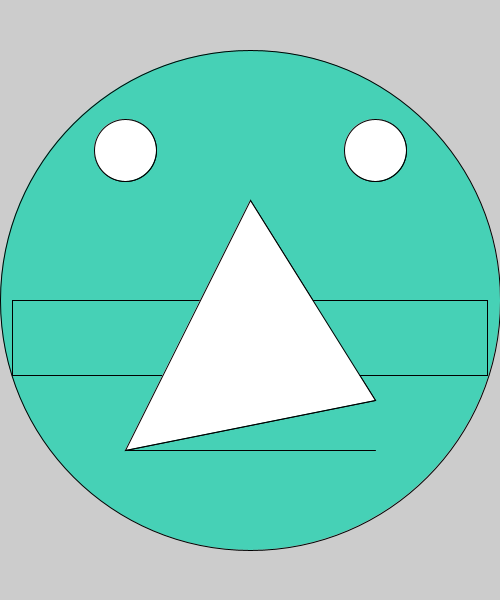
Frame 1 (no input)
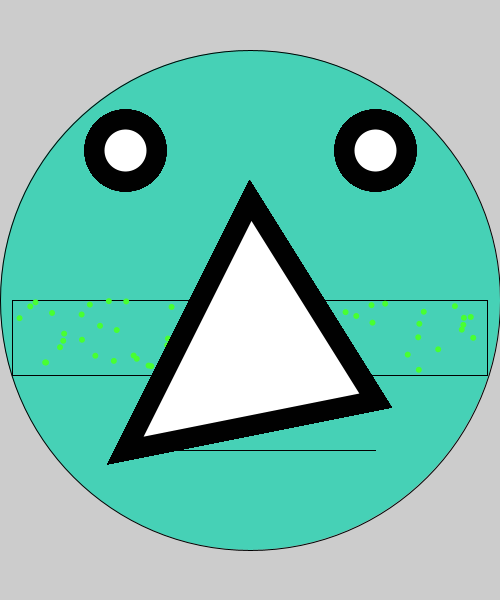
Frame 60 (the mouse pressed at the canvas centre just before this capture)
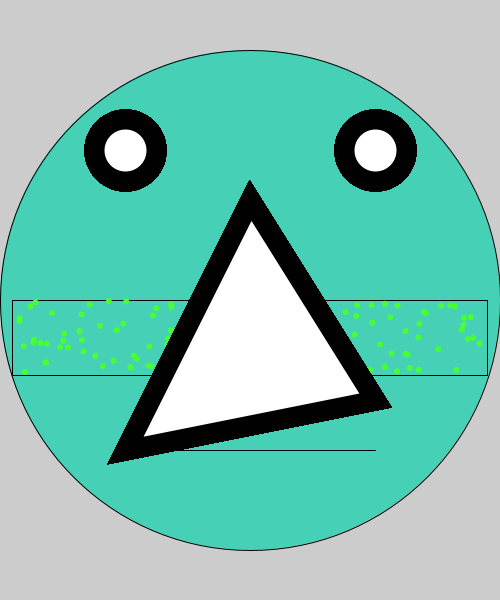
Frame 120 (the mouse held since frame 60 and released just before this capture)

The Processing sketch that drew these frames (run headless with seeded random() and noise(); from frame 60 on, the mouse is pressed at the canvas centre):

// Processing sketch: Happy_Face
// ── Happy_Face.pde
//Global Variables
color blue = #46D1B6;
color green = #48FF31;
int faceX = width/2;
int faceY= height/2;
int leftEyeX= width/4;
int leftEyeY  = height/4;
int rightEyeX = width*3/4;
int rightEyeY = height/4;
int eyeDiameter= width/8;
float measlesX, measlesY, measlesDiameter;

void setup() {
  fill(blue);
  size(500, 600); 
  faceX = width/2;
  faceY= height/2;
  leftEyeX= width/4;
  leftEyeY  = height/4;
  rightEyeX = width*3/4;
  rightEyeY = height/4;
  eyeDiameter= width/8;
  measlesDiameter = width*1/75;


  ellipse (faceX, faceY, width, width);//face
  ellipse (leftEyeX, leftEyeY, eyeDiameter, eyeDiameter);//lefteye
  ellipse (rightEyeX, rightEyeY, eyeDiameter, eyeDiameter);//righteye
  triangle (width*2/4, height*1/3, width*3/4, height*2/3, width*1/4, height*3/4);//nose
  //fill(#F5161E);
  buttonRectangles();
}

void draw() {

  //Aritmetic First
  measlesArithmetic();


  //ellipse(width*1/4, height*1/4,width*1/15,width*1/15);//measlesize
  //fill(#0064DB);
  //ellipse (faceX, faceY, width, width);//face
  ellipse (leftEyeX, leftEyeY, eyeDiameter, eyeDiameter);//lefteye
  ellipse (rightEyeX, rightEyeY, eyeDiameter, eyeDiameter);//righteye
  triangle (width*2/4, height*1/3, width*3/4, height*2/3, width*1/4, height*3/4);//nose
  strokeWeight(1);
  line(width/4, height*3/4, width*3/4, height*3/4);
  strokeWeight(20);//default
  //line (width/4, height*3/4, width*3/4, height*3/4); //smile
}

// ── DrawMeasles.pde
void drawMeasles() {

  fill(green);
  noStroke();
  ellipse(measlesX, measlesY, measlesDiameter, measlesDiameter);//measles
  stroke(1);
  fill(#FFFFFF);
}

// ── MeaslesArtithmetic.pde
void measlesArithmetic() {
  
   //measlesX = random(width);
  //measlesY = random(height);
  
  measlesX = random(width*1/40, width*39/40);
  measlesY = random(height*1/2, height*1/2 + height*1/8);
  drawMeasles();
  
   
}

// ── buttonRectangles.pde
void buttonRectangles() {
  
 rect(width*1/40, height*1/2, width*38/40, height*1/8);
 
}
